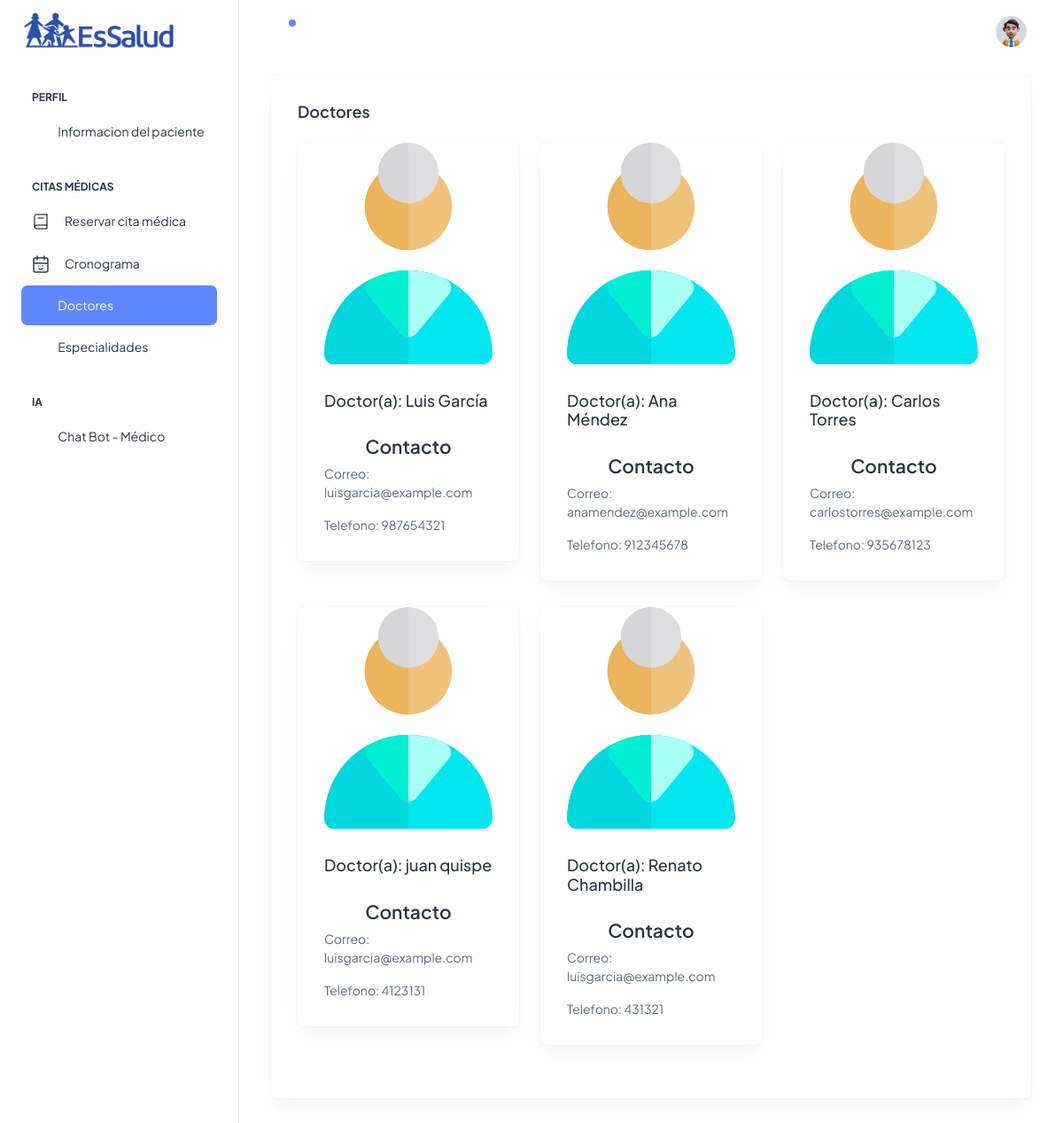
Screenshot of /citasmedicas/Views/Paciente/doctorpaciente.php (signed in) with the database file from the repository.
### tables this page shows
CREATE TABLE IF NOT EXISTS `medicos` (
  `ID` int(11) NOT NULL AUTO_INCREMENT,
  `Nombres` varchar(255) NOT NULL,
  `Apellidos` varchar(255) NOT NULL,
  `DNI` varchar(15) NOT NULL,
  `Direccion` varchar(500) DEFAULT NULL,
  `Correo` varchar(255) DEFAULT NULL,
  `Telefono` varchar(15) DEFAULT NULL,
  `Sexo` char(1) DEFAULT NULL,
  `NumColegiatura` varchar(255) DEFAULT NULL,
  `FechaNacimiento` date DEFAULT NULL,
  `Activo` tinyint(1) NOT NULL DEFAULT 1,
  PRIMARY KEY (`ID`)
);

### citasmedicas/conexion.php (called while the page is built, shortened)
<?php
function conectarse() {
    $link = new mysqli("localhost", "root", "", "essaludbd1");
    return $link;
}
?>

### citasmedicas/Model/MedicoModel.php (called while the page is built, shortened)
<?php
include_once $_SERVER['DOCUMENT_ROOT'] . '/citasmedicas/conexion.php';
class MedicoModel {
    private $conn;
    private $table_name = "medicos";
    public function __construct() {
        $this->conn = conectarse();
    }
    public function listarDoctores() {
        $query = "SELECT ID, Nombres, Apellidos, DNI, Direccion, Correo, Telefono, Sexo, NumColegiatura, FechaNacimiento, Activo
                  FROM $this->table_name";
        $result = $this->conn->query($query);
        if ($result) {
            return $result;
        } else {
            return null;
        }
    }
}
?>

### citasmedicas/Views/Paciente/doctorpaciente.php (the view, shortened to what this page needs)
<?php
  include_once '../../conexion.php';
  include_once '../../Model/MedicoModel.php';
  $medicoModel = new MedicoModel();
  $medicos = $medicoModel->listarDoctores();
?>
<!DOCTYPE html>
<html lang="en">
<head>
  <link rel="stylesheet" href="../../assets/css/styles.min.css" />
</head>
<body>
  <div class="page-wrapper" id="main-wrapper" data-layout="vertical" data-navbarbg="skin6" data-sidebartype="full"
    data-sidebar-position="fixed" data-header-position="fixed">
    <aside class="left-sidebar">
      <div>
        <div class="brand-logo d-flex align-items-center justify-content-between">
          <a href="indexPaciente.php" class="text-nowrap logo-img">
            <img src="../../assets/images/logos/essalud_logo.jpg" width="180" alt="" />
          </a>
        </div>
        <nav class="sidebar-nav scroll-sidebar" data-simplebar="">
          <ul id="sidebarnav">
            <li class="nav-small-cap">
              <span class="hide-menu">Perfil</span>
            </li>
            <li class="sidebar-item">
              <a class="sidebar-link" href="indexPaciente.php" aria-expanded="false">
                <span>
                  <i class="ti ti-article"></i>
                </span>
                <span class="hide-menu">Informacion del paciente</span>
              </a>
            </li>
            <li class="nav-small-cap">
              <span class="hide-menu">Citas Médicas</span>
            </li>
            <li class="sidebar-item">
              <a class="sidebar-link" href="agendarCita.php" aria-expanded="false">
                <span>
                </span>
                <span class="hide-menu">Reservar cita médica</span>
              </a>
            </li>
            <li class="sidebar-item">
              <a class="sidebar-link" href="cronogramaPaciente.php" aria-expanded="false">
                <span>
                  <i></i>
                </span>
                <span class="hide-menu">Cronograma</span>
              </a>
            </li>
            <li class="sidebar-item">
              <a class="sidebar-link" href="doctorpaciente.php" aria-expanded="false">
                <span>
                  <i class="ti ti-cards"></i>
                </span>
                <span class="hide-menu">Doctores</span>
              </a>
            </li>
            <li class="sidebar-item">
              <a class="sidebar-link" href="especialidadpaciente.php" aria-expanded="false">
                <span>
                  <i class="ti ti-file-description"></i>
                </span>
                <span class="hide-menu">Especialidades</span>
              </a>
            </li>
            <li class="nav-small-cap">
              <span class="hide-menu">IA</span>
            </li>
            <li class="sidebar-item">
              <a class="sidebar-link" href="chatbot.php" aria-expanded="false">
                <span>
                  <i class="ti ti-login"></i>
                </span>
                <span class="hide-menu">Chat Bot - Médico</span>
              </a>
            </li>
          </ul>
        </nav>
      </div>
    </aside>
    <div class="body-wrapper">
      <header class="app-header">
        <nav class="navbar navbar-expand-lg navbar-light">
          <ul class="navbar-nav">
            <li class="nav-item">
              <a class="nav-link nav-icon-hover" href="javascript:void(0)">
                <i class="ti ti-bell-ringing"></i>
                <div class="notification bg-primary rounded-circle"></div>
              </a>
            </li>
          </ul>
          <div class="navbar-collapse justify-content-end px-0" id="navbarNav">
            <ul class="navbar-nav flex-row ms-auto align-items-center justify-content-end">
              <li class="nav-item dropdown">
                <a class="nav-link nav-icon-hover" href="javascript:void(0)" id="drop2" data-bs-toggle="dropdown"
                  aria-expanded="false">
                  <img src="../../assets/images/profile/user-1.jpg" alt="" width="35" height="35" class="rounded-circle">
                </a>
              </li>
            </ul>
          </div>
        </nav>
      </header>
      <div class="container-fluid">
        <div class="container-fluid">
          <div class="card">
            <div class="card-body">
            <h5 class="card-title fw-semibold mb-4">Doctores</h5>
              <div class="row">
              <?php foreach ($medicos as $medico): ?>
                <div class="col-md-4">
                  <div class="card">
                    <img src="../../assets/images/doctores/doctor.svg" class="card-img-top" alt="...">
                    <div class="card-body">
                      <h5 class="card-title">Doctor(a): <?php echo $medico['Nombres'];?> <?php echo $medico['Apellidos'];?></h5><br/>
                      <center><h4 class="form-label text-center">Contacto</h4></center>
                      <p class="card-text">Correo: <?php echo $medico['Correo'];?></p>
                      <p class="card-text">Telefono: <?php echo $medico['Telefono'];?></p>
                    </div>
                  </div>
                </div>
                <?php endforeach; ?>
              </div>
            </div>
          </div>
        </div>
      </div>
    </div>
  </div>
</body>
</html>

### rows the page displays
medicos: Nombres "Luis", Apellidos "García", Correo "luisgarcia@example.com", Telefono "987654321"
medicos: Nombres "Ana", Apellidos "Méndez", Correo "anamendez@example.com", Telefono "912345678"
medicos: Nombres "Carlos", Apellidos "Torres", Correo "carlostorres@example.com", Telefono "935678123"
medicos: Nombres "juan", Apellidos "quispe", Correo "luisgarcia@example.com", Telefono "4123131"
medicos: Nombres "Renato", Apellidos "Chambilla", Correo "luisgarcia@example.com", Telefono "431321"
